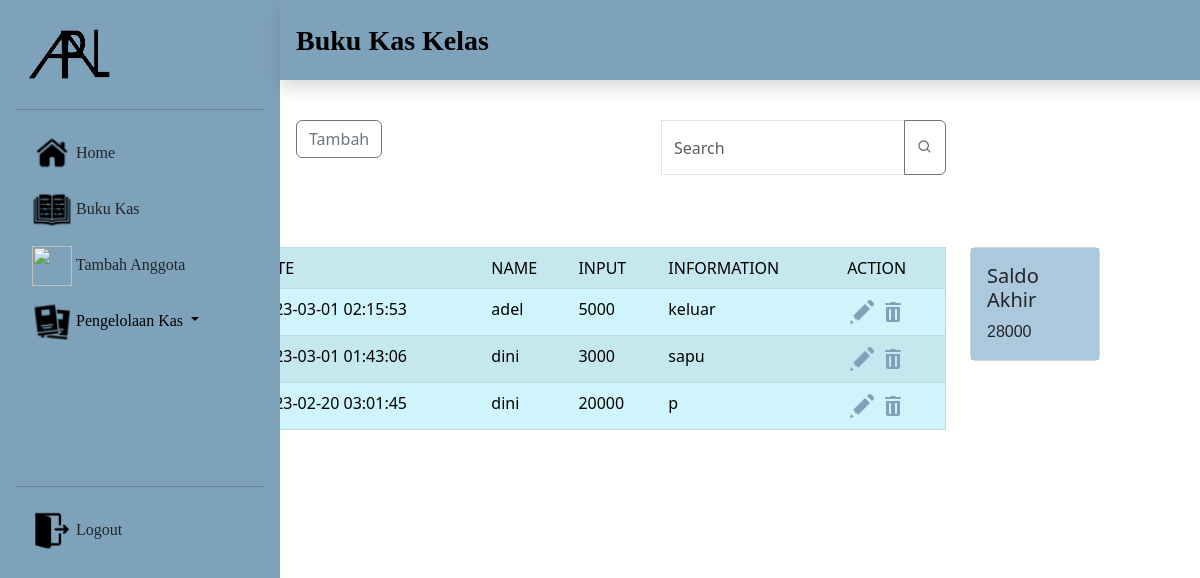
The app's page /admin/index.php?page=masuk with its own data.
### tables this page shows
CREATE TABLE `tb_input` (
  `Id` int(11) NOT NULL,
  `Name` varchar(45) NOT NULL,
  `Date` timestamp NOT NULL DEFAULT current_timestamp() ON UPDATE current_timestamp(),
  `Saldo` double NOT NULL,
  `Information` text NOT NULL
);

### admin/tampil_in.php (the view)
<?php
include "../header.php";
include "../koneksi.php";
?>
<link rel="stylesheet" href="../style.css" type="text/css">
    <div class="row pt-5">
    <div class="col-6">
        <a href="index.php?page=Pemasukan" class="ms-5 ps-5"><button class="btn btn-outline-secondary" type="submit">Tambah</button></a>
    </div>
    <div class="col-4">
        <form class="d-flex" method="GET" action="">
      <div class="input-group"><input  type="text" name="page" value="masuk" hidden>
      <input class="form-control " type="text" name="search" placeholder="Search" >
     <button class="btn btn-outline-secondary" type="submit" value="search" ><i class='bx bx-search'></i></button></div>
    </form>
</div>
</div>
    <div class="row pt-5">
        <div class="col-10">
        <?php
                $result = mysqli_query($conn, 'SELECT SUM(Saldo) AS Saldo FROM tb_input');
                $row = mysqli_fetch_assoc($result);
                $sum = $row['Saldo'];
        ?> <br>
            <table border=1; class="table table-info table-striped" >
            <tr>
                <td>ID</td>
                <td>DATE</td>
                <td>NAME</td>
                <td>INPUT</td>
                <td>INFORMATION</td>
                <td>ACTION</td>
            </tr>
            <?php
             if(isset($_GET['search'])){
                $Name = $_GET['search'];
                $query = "SELECT * FROM tb_input  WHERE Name LIKE '%$Name%'";
                $result= $conn->query($query);
            }else {
                $query = "SELECT * FROM tb_input  ORDER BY Id DESC";
                $result= $conn->query($query);
            }
            $data = 1;
            while ($row=$result->fetch_assoc()) {
             ?>
                <tr>
                <td><?php echo $data++?></td>
                    <td><?php echo $row["Date"]?></td>
                    <td><?php echo $row["Name"]?></td>
                    <td><?php echo $row["Saldo"]?></td>
                    <td><?php echo $row["Information"]?></td>
                    <td><a href="index.php?page=edit_in&Id=<?php echo $row['Id']?>" ><img src="../img/edit.png"  alt=""></a>
                    <a href="delete_in.php?Id=<?php echo $row['Id']?>"><img src="../img/delete.png" alt=""></a></td>
                </tr>
                    <?php
                        }
                ?>
            </table>
            </div>
    <div class="col-lg-2 ">
    <div class="card mt-4">
      <div class="card-body" style=background-color:#ACC8DC;>
        <h5 class="card-title">Saldo Akhir</h5>
        <p class="card-text"><?php echo $sum;?></p>
      </div>
    </div>
    </div>
</div>
<?php
include "../footer.php";
?>

### style.css (style rules this page uses)
.form-control { height: 55px; border-radius: 10px; }
div p { font-family:Verdana, Geneva, Tahoma, sans-serif ; }

### records on screen
tb_input: Date "2023-03-01 02:15:53", Name "adel", Saldo "5000", Information "keluar"
tb_input: Date "2023-03-01 01:43:06", Name "dini", Saldo "3000", Information "sapu"
tb_input: Date "2023-02-20 03:01:45", Name "dini", Saldo "20000", Information "p"

### other values on screen
$sum "28000"
